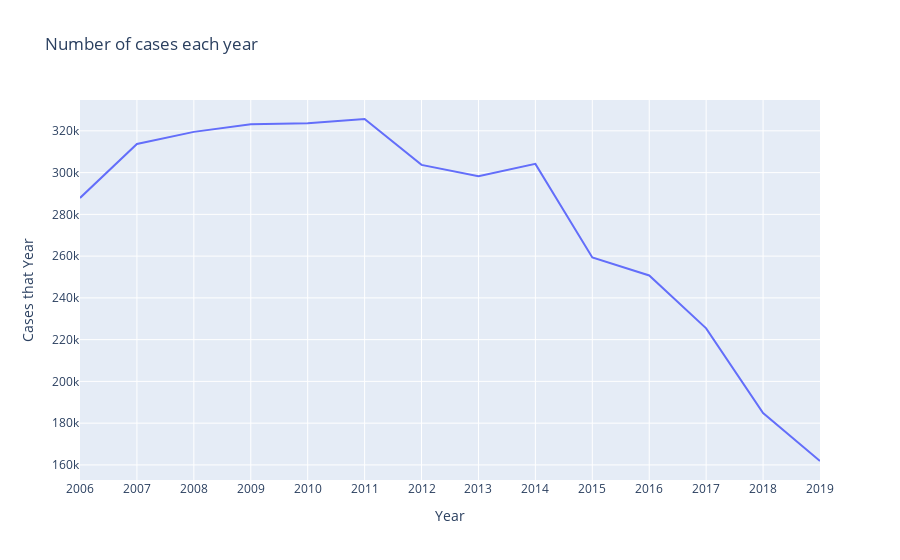

This figure's notebook cell:
### Code cell
uni_years=sorted(df1['arrest_year'].unique())
count=df1.groupby('arrest_year')['arrest_year'].count()
fig = px.line(
    x=uni_years,
    y=count,
    title="Number of cases each year")
fig.update_layout(
    xaxis_title="Year",
    yaxis_title="Cases that Year")

fig.update_xaxes(tick0=1,dtick=1)

fig.show()

### Figure 1 — Plotly figure (JSON) as saved in the notebook; plotly's stock layout.template omitted (floating-point values rounded to 4 significant figures)
{"data": [{"hovertemplate": "x=%{x}<br>y=%{y}<extra></extra>", "legendgroup": "", "line": {"color": "#636efa", "dash": "solid"}, "mode": "lines", "name": "", "orientation": "v", "showlegend": false, "type": "scatter", "x": [2006, 2007, 2008, 2009, 2010, 2011, 2012, 2013, 2014, 2015, 2016, 2017, 2018, 2019], "xaxis": "x", "y": [287856, 313739, 319502, 323116, 323694, 325670, 303697, 298305, 304175, 259333, 250745, 225419, 184860, 161878], "yaxis": "y"}], "layout": {"legend": {"tracegroupgap": 0}, "title": {"text": "Number of cases each year"}, "xaxis": {"anchor": "y", "domain": [0, 1], "dtick": 1, "tick0": 1, "title": {"text": "Year"}}, "yaxis": {"anchor": "x", "domain": [0, 1], "title": {"text": "Cases that Year"}}}}
